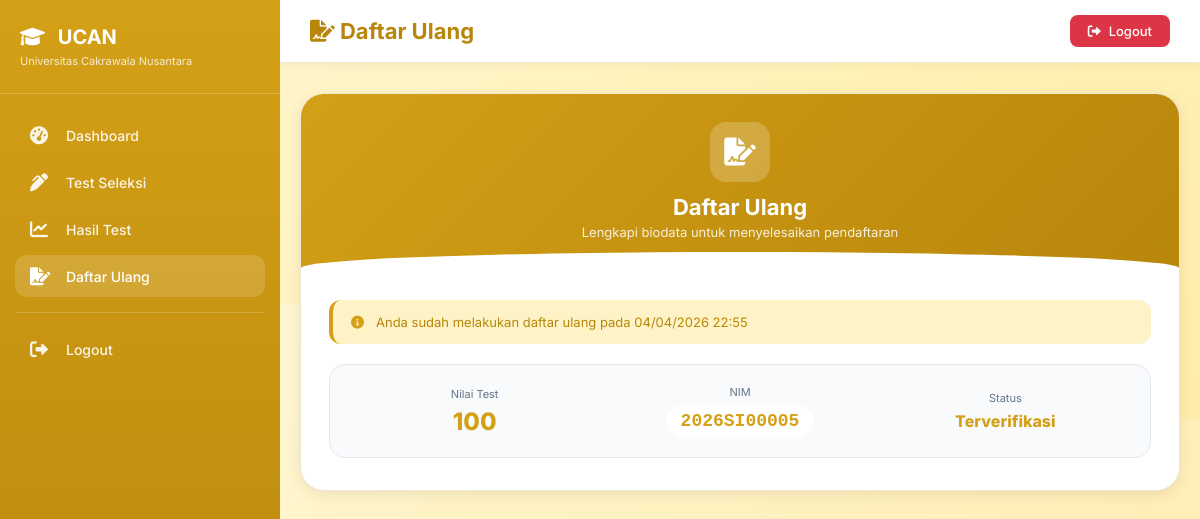
Screenshot of /pembe/user/daftar_ulang.php (signed in) with the database file from the repository.
### tables this page shows
CREATE TABLE `daftar_ulang` (
  `id` int(11) NOT NULL,
  `id_peserta` int(11) NOT NULL,
  `nama_lengkap` varchar(100) DEFAULT NULL,
  `jurusan` varchar(100) DEFAULT NULL,
  `no_telepon` varchar(20) DEFAULT NULL,
  `tanggal_lahir` date DEFAULT NULL,
  `jenis_kelamin` varchar(20) DEFAULT NULL,
  `alamat` text DEFAULT NULL,
  `email` varchar(100) DEFAULT NULL,
  `nik` varchar(20) DEFAULT NULL,
  `tempat_lahir` varchar(100) DEFAULT NULL,
  `agama` varchar(20) DEFAULT NULL,
  `nama_ayah` varchar(100) DEFAULT NULL,
  `nama_ibu` varchar(100) DEFAULT NULL,
  `pekerjaan_ayah` varchar(100) DEFAULT NULL,
  `penghasilan_ortu` varchar(50) DEFAULT NULL,
  `foto` varchar(255) DEFAULT NULL,
  `ktp` varchar(255) DEFAULT NULL,
  `nilai_test` int(11) DEFAULT NULL,
  `nim` varchar(20) DEFAULT NULL,
  `status` varchar(20) DEFAULT 'pending',
  `tanggal_daftar_ulang` datetime DEFAULT current_timestamp(),
  `created_at` timestamp NOT NULL DEFAULT current_timestamp(),
  `file_ijazah` varchar(255) DEFAULT NULL,
  `file_ktp` varchar(255) DEFAULT NULL,
  `ijazah` varchar(255) DEFAULT NULL
);

### pembe/user/daftar_ulang.php (the view, shortened to what this page needs)
<?php
$user = $_SESSION['user'];
$user_id = $user['id'];
$host = 'localhost';
$dbname = 'pembe';
$user_db = 'root';
$pass = '';
$conn = mysqli_connect($host, $user_db, $pass, $dbname);
$cek_test = mysqli_query($conn, "SELECT * FROM users WHERE id = $user_id");
$user_data = mysqli_fetch_assoc($cek_test);
$status_test = $user_data['status_test'] ?? 'belum';
$belum_test = ($status_test == 'belum' || $status_test == 'proses');
$tidak_lulus = ($status_test == 'tidak_lulus');
$lulus = ($status_test == 'lulus');
mysqli_query($conn, "CREATE TABLE IF NOT EXISTS daftar_ulang (
    id INT AUTO_INCREMENT PRIMARY KEY,
    id_peserta INT NOT NULL,
    nama_lengkap VARCHAR(100),
    no_telepon VARCHAR(20),
    tanggal_lahir DATE,
    jenis_kelamin VARCHAR(20),
    alamat TEXT,
    email VARCHAR(100),
    nik VARCHAR(20),
    tempat_lahir VARCHAR(100),
    agama VARCHAR(20),
    nama_ayah VARCHAR(100),
    nama_ibu VARCHAR(100),
    pekerjaan_ayah VARCHAR(100),
    penghasilan_ortu VARCHAR(50),
    foto VARCHAR(255),
    ktp VARCHAR(255),
    ijazah VARCHAR(255),
    nilai_test INT,
    nim VARCHAR(20),
    status VARCHAR(20) DEFAULT 'pending',
    tanggal_daftar_ulang DATETIME DEFAULT CURRENT_TIMESTAMP,
    created_at TIMESTAMP DEFAULT CURRENT_TIMESTAMP
)");
$cek_du = mysqli_query($conn, "SELECT * FROM daftar_ulang WHERE id_peserta = $user_id");
$sudah_daftar = false;
$data_daftar = null;
if ($cek_du && mysqli_num_rows($cek_du) > 0) {
    $sudah_daftar = true;
    $data_daftar = mysqli_fetch_assoc($cek_du);
}
?>
<!DOCTYPE html>
<html lang="id">
<head>
    <link rel="stylesheet" href="https://cdnjs.cloudflare.com/ajax/libs/font-awesome/6.0.0-beta3/css/all.min.css">
</head>
<body>
    <div class="sidebar">
        <div class="sidebar-header">
            <h3><i class="fas fa-graduation-cap"></i> UCAN</h3>
            <p>Universitas Cakrawala Nusantara</p>
        </div>
        <div class="sidebar-menu">
            <a href="dashboard.php" class="menu-item">
                <i class="fas fa-tachometer-alt"></i>
                <span>Dashboard</span>
            </a>
            <a href="test.php" class="menu-item">
                <i class="fas fa-pen-alt"></i>
                <span>Test Seleksi</span>
            </a>
            <a href="hasil_test.php" class="menu-item">
                <i class="fas fa-chart-line"></i>
                <span>Hasil Test</span>
            </a>
            <a href="daftar_ulang.php" class="menu-item active">
                <i class="fas fa-file-signature"></i>
                <span>Daftar Ulang</span>
            </a>
            <div class="menu-divider"></div>
            <a href="logout.php" class="menu-item">
                <i class="fas fa-sign-out-alt"></i>
                <span>Logout</span>
            </a>
        </div>
    </div>
    <div class="main-content">
        <div class="top-header">
            <div class="page-title">
                <h2><i class="fas fa-file-signature"></i> Daftar Ulang</h2>
            </div>
            <a href="logout.php" class="logout-btn">
                <i class="fas fa-sign-out-alt"></i> Logout
            </a>
        </div>
        <div class="container">
            <?php if ($belum_test): ?>
                <div class="warning-card">
                    <div class="warning-icon">
                        <i class="fas fa-exclamation-triangle"></i>
                    </div>
                    <h3>Maaf, Anda Belum Melakukan Test</h3>
                    <div class="warning-message">
                        <p>Anda belum mengikuti test seleksi PMB.</p>
                        <p>Daftar ulang hanya dapat dilakukan setelah Anda dinyatakan <strong>LULUS</strong> pada test seleksi.</p>
                        <p>Silakan selesaikan test terlebih dahulu untuk melanjutkan proses daftar ulang.</p>
                    </div>
                    <a href="test.php" class="btn-test-warning">
                        <i class="fas fa-play"></i> Mulai Test Sekarang
                    </a>
                </div>
            <?php elseif ($lulus): ?>
                <div class="daftar-card">
                    <div class="card-header">
                        <div class="icon-circle">
                            <i class="fas fa-file-signature"></i>
                        </div>
                        <h2>Daftar Ulang</h2>
                        <p>Lengkapi biodata untuk menyelesaikan pendaftaran</p>
                    </div>
                    <div class="card-body">
                        <?php if ($sudah_daftar && $data_daftar): ?>
                            <div class="alert alert-info">
                                <i class="fas fa-info-circle"></i>
                                <span>Anda sudah melakukan daftar ulang pada <?php echo date('d/m/Y H:i', strtotime($data_daftar['tanggal_daftar_ulang'])); ?></span>
                            </div>
                            <div class="status-card">
                                <div class="status-item">
                                    <div class="status-label">Nilai Test</div>
                                    <div class="status-value"><?php echo $data_daftar['nilai_test']; ?></div>
                                </div>
                                <div class="status-item">
                                    <div class="status-label">NIM</div>
                                    <div class="status-nim"><?php echo htmlspecialchars($data_daftar['nim']); ?></div>
                                </div>
                                <div class="status-item">
                                    <div class="status-label">Status</div>
                                    <div class="status-value" style="font-size: 16px;"><?php echo $data_daftar['status'] == 'pending' ? 'Menunggu Verifikasi' : 'Terverifikasi'; ?></div>
                                </div>
                            </div>
                        <?php endif; ?>
                    </div>
                </div>
            <?php endif; ?>
        </div>
    </div>
</body>
</html>

### pembe/user/daftar_ulang.php (style rules this page uses)
* { margin: 0; padding: 0; box-sizing: border-box; }
body { font-family: 'Inter', sans-serif; background: linear-gradient(135deg, #FFF9E6 0%, #FFF3C4 50%, #FFECB3 100%); min-height: 100vh; position: relative; }
body::before { content: ''; position: absolute; top: 0; left: 0; right: 0; bottom: 0; background-size: cover; pointer-events: none; }
.sidebar { position: fixed; left: 0; top: 0; width: 280px; height: 100vh; background: linear-gradient(180deg, #D4A017 0%, #B8860B 100%); color: white; overflow-y: auto; z-index: 100; }
.sidebar-header { padding: 25px 20px; border-bottom: 1px solid rgba(255,255,255,0.2); margin-bottom: 20px; }
.sidebar-header h3 { font-size: 20px; font-weight: 700; margin-bottom: 5px; }
.sidebar-header h3 i { margin-right: 8px; }
.sidebar-header p { font-size: 11px; opacity: 0.8; }
.sidebar-menu { padding: 0 15px; }
.menu-item { display: flex; align-items: center; gap: 12px; padding: 12px 15px; margin: 5px 0; border-radius: 12px; color: rgba(255,255,255,0.9); text-decoration: none; transition: all 0.3s; }
.menu-item i { width: 24px; font-size: 18px; }
.menu-item span { font-size: 14px; font-weight: 500; }
.menu-item:hover, .menu-item.active { background: rgba(255,255,255,0.15); color: white; }
.menu-divider { height: 1px; background: rgba(255,255,255,0.2); margin: 15px 0; }
.main-content { margin-left: 280px; min-height: 100vh; position: relative; z-index: 1; }
.top-header { background: white; padding: 15px 30px; display: flex; justify-content: space-between; align-items: center; box-shadow: 0 2px 10px rgba(0,0,0,0.05); position: sticky; top: 0; z-index: 99; border-bottom: 1px solid #F0E6D2; }
.page-title h2 { font-size: 22px; font-weight: 700; color: #B8860B; }
.logout-btn { background: #dc3545; color: white; padding: 8px 18px; border-radius: 8px; text-decoration: none; font-size: 13px; font-weight: 500; transition: all 0.3s; display: inline-flex; align-items: center; gap: 8px; }
.container { max-width: 1000px; margin: 30px auto; padding: 0 20px; }
.alert { padding: 14px 18px; border-radius: 12px; margin-bottom: 20px; display: flex; align-items: center; gap: 12px; font-size: 13px; animation: slideInRight 0.4s ease-out; }
.alert-info { background: #FEF3C7; color: #B8860B; border-left: 4px solid #D4A017; }
.alert-info i { color: #D4A017; }
.daftar-card { background: white; border-radius: 24px; box-shadow: 0 4px 15px rgba(0,0,0,0.08); overflow: hidden; border: 1px solid #F0E6D2; }
.card-header { background: linear-gradient(135deg, #D4A017, #B8860B); padding: 28px 24px; text-align: center; position: relative; }
.card-header::after { content: ''; position: absolute; bottom: -16px; left: 0; right: 0; height: 32px; background: white; border-radius: 50% 50% 0 0; }
.icon-circle { width: 60px; height: 60px; background: rgba(255,255,255,0.2); border-radius: 16px; display: inline-flex; align-items: center; justify-content: center; margin-bottom: 12px; }
.icon-circle i { font-size: 28px; color: white; }
.card-header h2 { color: white; font-size: 22px; font-weight: 700; margin-bottom: 4px; }
.card-header p { color: rgba(255,255,255,0.85); font-size: 13px; }
.card-body { padding: 32px 28px; }
.status-card { background: #F8FAFC; border-radius: 16px; padding: 20px; margin-top: 20px; border: 1px solid #E2E8F0; display: flex; justify-content: space-between; align-items: center; flex-wrap: wrap; gap: 16px; }
.status-item { text-align: center; flex: 1; min-width: 120px; }
.status-label { font-size: 11px; color: #64748B; margin-bottom: 6px; }
.status-value { font-size: 24px; font-weight: 800; color: #D4A017; }
.status-nim { font-size: 18px; font-weight: 700; color: #D4A017; font-family: monospace; background: white; padding: 6px 14px; border-radius: 40px; display: inline-block; }

### rows the page displays
daftar_ulang: tanggal_daftar_ulang "04/04/2026 22:55", nilai_test "100", nim "2026SI00005"
